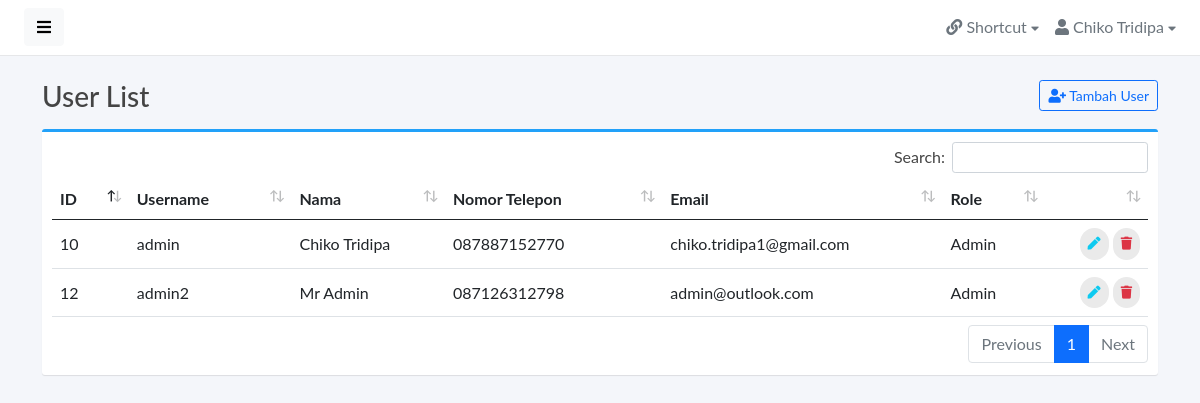
The app's page /back-end/admin/users.php (signed in) with its own data.
### tables this page shows
CREATE TABLE `user_account` (
  `id` int(11) NOT NULL,
  `user_role` varchar(32) NOT NULL,
  `nama_depan` varchar(32) NOT NULL,
  `nama_belakang` varchar(32) NOT NULL,
  `nomor_telepon` varchar(32) NOT NULL,
  `email` varchar(64) NOT NULL,
  `username` varchar(64) NOT NULL,
  `password` varchar(255) NOT NULL
);

### back-end/admin/php/functions.php (called while the page is built, shortened)
<?php
$dbHost             = 'localhost';
$dbName             = 'gadgetnfo';
$dbUser             = 'root';
$dbPass             = 'muhaya#@123';
$host               = mysqli_connect($dbHost, $dbUser, $dbPass, $dbName);
$userlistQuery      = mysqli_query($host, "SELECT * FROM user_account") or die(mysqli_error($host));
function getInfo($typeInfo)
{
    global $host;
    if (isset($_SESSION['login'])) {
        $usernameoremail    = $_SESSION["username"];
        $namadepanquery     = mysqli_query($host, "SELECT * FROM user_account WHERE username = '$usernameoremail' or email = '$usernameoremail'");
        $data               = mysqli_fetch_assoc($namadepanquery);
        $id                 = $data['id'];
        $role               = $data['user_role'];
        $namaDepan          = $data['nama_depan'];
        $namaBelakang       = $data['nama_belakang'];
        $nama               = $namaDepan . " " . $namaBelakang;
        switch ($typeInfo) {
            case 'id':
                return $id;
                break;
            case 'role':
                return $role;
                break;
            case 'nama':
                return $nama;
                break;
        }
    }
}

### back-end/admin/users.php (the view, shortened to what this page needs)
<?php
include 'php/functions.php';
?>
<!Doctype html>
<html lang="en">
<head>
    <link href="assets/vendor/fontawesome/css/fontawesome.min.css" rel="stylesheet">
    <link href="assets/vendor/fontawesome/css/solid.min.css" rel="stylesheet">
    <link href="assets/vendor/fontawesome/css/brands.min.css" rel="stylesheet">
    <link href="assets/vendor/bootstrap/css/bootstrap.min.css" rel="stylesheet">
    <link href="assets/vendor/datatables/datatables.min.css" rel="stylesheet">
    <link href="assets/css/master.css" rel="stylesheet">
    <link href="assets/css/style.css" rel="stylesheet">
</head>
<body>
    <div class="wrapper">
        <div id="body" class="active">
            <?php require 'components/navbarVerticalRoot.php'; ?>
            <div class="content">
                <div class="container">
                    <div class="page-title">
                        <h3>User List
                            <a href="form/addUser.php" class="btn btn-sm btn-outline-primary float-end"><i class="fas fa-user-plus"></i> Tambah User</a>
                        </h3>
                    </div>
                    <div class="box box-primary">
                        <div class="box-body">
                            <table width="100%" class="table table-hover" id="dataTables-example">
                                <thead>
                                    <tr>
                                        <th>ID</th>
                                        <th>Username</th>
                                        <th>Nama</th>
                                        <th>Nomor Telepon</th>
                                        <th>Email</th>
                                        <th>Role</th>
                                        <th></th>
                                    </tr>
                                </thead>
                                <tbody>
                                    <?php
                                    while ($data = mysqli_fetch_array($userlistQuery)) {
                                        $nama = $data['nama_depan'] . " " . $data['nama_belakang'];
                                    ?>
                                        <tr>
                                            <td><?= $data['id'] ?></td>
                                            <td><?= $data['username'] ?></td>
                                            <td><?= $nama ?></td>
                                            <td><?= $data['nomor_telepon'] ?></td>
                                            <td><?= $data['email'] ?></td>
                                            <td><?= $data['user_role'] ?></td>
                                            <td class="text-end">
                                                <a href="form/editUser.php?user_id=<?= $data['id'] ?>" class="btn btn-outline-info btn-rounded"><i class="fas fa-pen"></i></a>
                                                <a href="users.php?removeAccount=true&user_id=<?= $data['id'] ?>" class="btn btn-outline-danger btn-rounded"><i class="fas fa-trash"></i></a>
                                            </td>
                                        </tr>
                                    <?php } ?>
                                </tbody>
                            </table>
                        </div>
                    </div>
                </div>
            </div>
        </div>
    </div>
</body>
</html>

### back-end/admin/components/navbarVerticalRoot.php (shortened to what this page needs)
<nav class="navbar navbar-expand-lg navbar-white bg-white">
    <button type="button" id="sidebarCollapse" class="btn btn-light">
        <i class="fas fa-bars"></i><span></span>
    </button>
    <div class="collapse navbar-collapse" id="navbarSupportedContent">
        <ul class="nav navbar-nav ms-auto">
            <li class="nav-item dropdown">
                <div class="nav-dropdown">
                    <a href="#" id="nav1" class="nav-item nav-link dropdown-toggle text-secondary" data-bs-toggle="dropdown" aria-expanded="false">
                        <i class="fas fa-link"></i> <span> Shortcut</span> <i style="font-size: .8em;" class="fas fa-caret-down"></i>
                    </a>
                </div>
            </li>
            <li class="nav-item dropdown">
                <div class="nav-dropdown">
                    <a href="#" id="nav2" class="nav-item nav-link dropdown-toggle text-secondary" data-bs-toggle="dropdown" aria-expanded="false">
                        <i class="fas fa-user"></i> <span><?= getInfo('nama') ?></span> <i style="font-size: .8em;" class="fas fa-caret-down"></i>
                    </a>
                </div>
            </li>
        </ul>
    </div>
</nav>

### back-end/admin/assets/css/master.css (style rules this page uses)
body, h1, .h1, h2, .h2, h3, .h3, h4, .h4, h5, .h5, h6, .h6, p, a, td { -moz-osx-font-smoothing: grayscale; -webkit-font-smoothing: antialiased; }
body { width: 100%; height: 100%; background: #f4f6fa; font-family: "Lato", "Helvetica Neue", Arial, Helvetica, sans-serif; font-size: 1rem; color: #444; }
.wrapper { display: flex; width: 100%; align-items: stretch; overflow-x: hidden }
#body { width: 100%; padding: 0; min-height: 100vh; transition: all 0.3s; }
#body>.navbar { padding: 0 1.5rem; min-height: 54px; box-shadow: none; border-bottom: 1px solid rgba(101, 109, 119, .16); }
#body>.content { position: relative; padding: .5rem; }
#body .content .page-title h3 { margin: 1rem 0; }
.page-title { margin: 0; font-size: 1.5rem; line-height: 1.5555556; }
.box { position: relative; border-radius: 3px; background: #ffffff; border-top: 3px solid #d2d6de; margin-bottom: 20px; width: 100%; box-shadow: 0 1px 1px rgba(0, 0, 0, 0.1); }
.box-body { border-top-left-radius: 0; border-top-right-radius: 0; border-bottom-right-radius: 3px; border-bottom-left-radius: 3px; padding: 10px; }
.box-primary { border-top-color: #22a1f9; }
.btn-rounded { border-radius: 10em; padding: 6px 8px; font-size: small; text-transform: none; text-shadow: none !important; background: #eaeaea; border-color: transparent; border: none; }
a, a:hover, a:focus { color: inherit; text-decoration: none; transition: all 0.3s; }
.table td, .table th { vertical-align: middle; }
table.dataTable thead .sorting:before, table.dataTable thead .sorting:after, table.dataTable thead .sorting_asc:before, table.dataTable thead .sorting_asc:after, table.dataTable thead .sorting_desc:before, table.dataTable thead .sorting_desc:after, table.dataTable thead .sorting_asc_disabled:before, table.dataTable thead .sorting_asc_disabled:after, table.dataTable thead .sorting_desc_disabled:before, table.dataTable thead .sorting_desc_disabled:after { font-size: .8rem; bottom: .9rem; }
@media (min-width: 200px) { .navbar-expand-lg .navbar-collapse { display: -ms-flexbox !important; display: flex !important; -ms-flex-preferred-size: auto; flex-basis: auto; } }
@media (min-width: 200px) { .navbar-expand-lg .navbar-nav { -ms-flex-direction: row; flex-direction: row; } }

### back-end/admin/assets/components/navbar/navbar-dropdowns.css (style rules this page uses)
.nav-dropdown .nav-link { color: #B2EBF2; line-height: 1.42857; padding: 1rem 0 1rem 1rem !important; }
.nav-dropdown .nav-link::after { display: none; }

### records on screen
user_account: getInfo('nama') "Chiko Tridipa", id "10", username "admin", nama "Chiko Tridipa", nomor_telepon "087887152770", email "chiko.tridipa1@gmail.com", user_role "Admin"
user_account: id "12", username "admin2", nama "Mr Admin", nomor_telepon "087126312798", email "admin@outlook.com", user_role "Admin"
